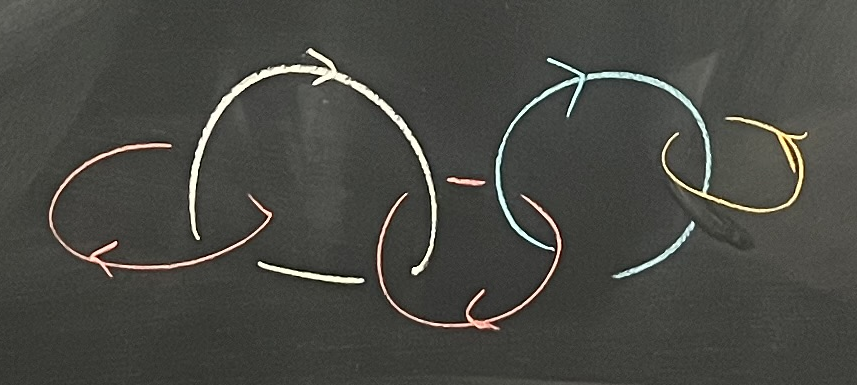
#> input picture examples/blackboard/colored-chain.png, 857 x 385 px; its folder holds only this picture in this run
$ python -i chalk_foreground.py   (imports and definitions only)
#> lines starting #> are read from the running program, lines starting #| are printed output that depends on the picture; after the words box and inside, x2 and y2 are one past the last pixel; in counts of white or black regions, pixels touching at a corner belong together
### recognizer/board_photo.py
"""Classical board-photo recognition from pixels, with explicit uncertainty.

No source identities or reference encodings enter this module. Alternate
contrast extractions are hypotheses, not instructions to erase arbitrary ink.
Every successful photo reconstruction requires review of the inferred gaps.
"""
from copy import deepcopy
import hashlib
import time

import cv2
import numpy as np
from scipy import ndimage

from .diagram import pd_code, validate
from .geometry import assemble, beautify
from .knotfolio_backend import extract, _outward_tangent
from .recognition_runtime import current


MODES = ('auto', 'off', 'board', 'light', 'dark')


def looks_photographic(rgb):
    """Conservative routing hint; forced board modes bypass this heuristic."""
    small = cv2.resize(rgb, (160, 160), interpolation=cv2.INTER_AREA)
    gray = cv2.cvtColor(small, cv2.COLOR_RGB2GRAY)
    middle = float(np.median(gray))
    # Flat white/black digital canvases stay on the original route. Board
    # photographs have a predominantly midtone, varying background.
    midtone = float(np.mean((gray > 20) & (gray < 240)))
    low, high = np.percentile(gray, [20, 80])
    detected = 25 < middle < 235 and midtone > .75 and high-low > 3
    return bool(detected), dict(background_median=middle, midtone_fraction=midtone)


class BoardContrast:
    def __init__(self, rgb, mode='board'):
        self.original_shape = rgb.shape
        self.scale = min(1., 1600/max(rgb.shape[:2]))
        if self.scale < 1:
            rgb = cv2.resize(rgb, (round(rgb.shape[1]*self.scale), round(rgb.shape[0]*self.scale)),
                             interpolation=cv2.INTER_AREA)
        self.rgb = rgb
        self.smooth = cv2.GaussianBlur(rgb, (0, 0), .7).astype(np.float32)
        self.radius = max(7, round(min(rgb.shape[:2])*.025))
        kernel = cv2.getStructuringElement(cv2.MORPH_ELLIPSE, (2*self.radius+1,)*2)
        lower = cv2.morphologyEx(self.smooth, cv2.MORPH_OPEN, kernel)
        upper = cv2.morphologyEx(self.smooth, cv2.MORPH_CLOSE, kernel)
        bright, dark = (self.smooth-lower).max(2), (upper-self.smooth).max(2)
        inferred = 'light' if np.percentile(dark, 99.5) > np.percentile(bright, 99.5) else 'dark'
        # Sparse chalk can occupy less than .5% of a full camera image. Broad
        # erased/shadowed edges can then win that percentile despite a dark
        # board with clear bright strokes. Use the background as a prior only
        # when the brighter, sparser tail provides comparable ink evidence.
        # Clearly dark ink on a dim whiteboard still wins; forced modes below
        # remain authoritative.
        bright_tail, dark_tail = np.percentile(bright, 99.8), np.percentile(dark, 99.8)
        if (np.median(self.smooth[::8, ::8]) < 115 and bright_tail > 25
                and bright_tail >= dark_tail/1.5):
            inferred = 'dark'
        self.polarity = mode if mode in ('light', 'dark') else inferred
        self.morph = dark if self.polarity == 'light' else bright
        background = cv2.GaussianBlur(self.smooth, (0, 0), self.radius)
        self.residual = background-self.smooth if self.polarity == 'light' else self.smooth-background
        self.mean = self.residual.max(2)
        # A separately estimated color field distinguishes colored marker ink
        # from neutral eraser residue without assuming blue/red/green ink.
        color_background = cv2.GaussianBlur(self.smooth, (0, 0), max(10, min(rgb.shape[:2])*.03))
        self.color_residual = (color_background-self.smooth if self.polarity == 'light'
                               else self.smooth-color_background)
        self.chalk = None
        if self.polarity == 'dark':
            from .chalk_foreground import ChalkEvidence
            self.chalk = ChalkEvidence(self.smooth, self.mean, self.radius)

    # [448 lines left out: functions _seeded, candidates, prepared_board_contrast, _trim_to_plane, repair_overdrawn_seam, recognize_board, not called in this run]

### recognizer/chalk_foreground.py
"""Local stroke evidence for chalk, shared by tracing and label review.

Broad eraser smears and illumination changes are not chalk strokes.  Measure
contrast at the observed stroke scale as well as at the background scale;
never fill gaps or infer a strand from the rejected pixels.
"""
import cv2
import numpy as np


class ChalkEvidence:
    # [70 lines left out: functions __init__, filter, photographic_chalk, not called in this run]

>>> import cv2
>>> picture = cv2.imread('../examples/blackboard/colored-chain.png')
#> picture is the input picture: shape (385, 857, 3); mean B, G, R 68.1, 73.5, 73
>>> result = photographic_chalk(picture)
#> in looks_photographic, `small = cv2.resize(rgb, (160, 160), interpolation=cv2.INTER_AREA)`:
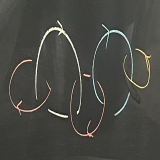
#> small: shape (160, 160, 3); mean B, G, R 68.1, 73.5, 73
#> in looks_photographic, `middle = float(np.median(gray))`: middle = 66
#> in looks_photographic, `midtone = float(np.mean((gray > 20) & (gray < 240)))`: midtone = 0.996
#> in looks_photographic, `low, high = np.percentile(gray, [20, 80])`: low = 60; high = 75
#> in looks_photographic, `detected = 25 < middle < 235 and midtone > .75 and high-low > 3`: detected = True
#> in __init__, `self.original_shape = rgb.shape`: self.original_shape = (385, 857, 3)
#> in __init__, `inferred = 'light' if np.percentile(dark, 99.5) > np.percentile(bright..`: inferred = 'dark'
#> in __init__, `bright_tail, dark_tail = np.percentile(bright, 99.8), np.percentile(da..`: bright_tail = 213; dark_tail = 167
#> in __init__, `self.residual = background-self.smooth if self.polarity == 'light' els..`:
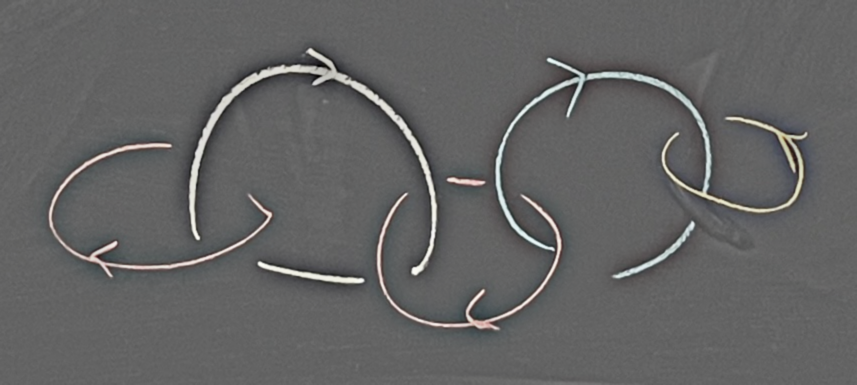
#> self.residual: shape (385, 857, 3) float32; mean B, G, R 0, 0, 0; drawn with min black and max white
#> in __init__, `peak = float(np.percentile(contrast, 99.8))`: peak = 160.2
#> in __init__, `core = (contrast > max(25., peak * .55)).astype(np.uint8)`:
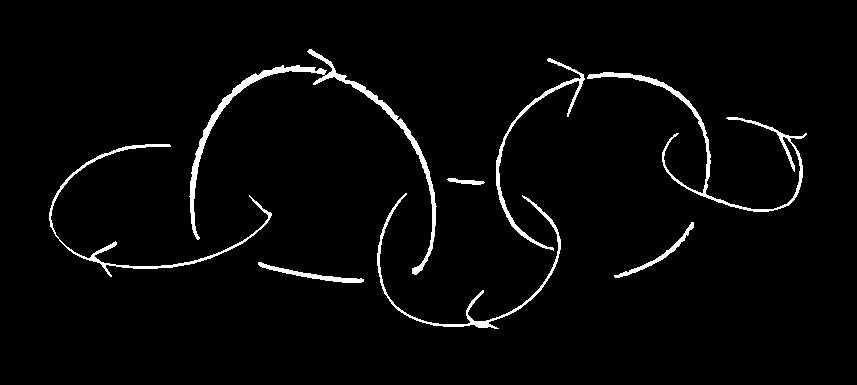
#> core: shape (385, 857); values 0 (black) and 1 (white), 2.9% white; 8 white regions, largest, box (x1, y1, x2, y2) and area: (189, 49, 437, 275) 2896, (587, 72, 807, 212) 1901, (49, 144, 272, 277) 1327
#> in __init__, `maxima = (distance >= cv2.dilate(distance, np.ones((3, 3), np.uint8)))..`: maxima: shape (385, 857) bool; 0.54% white in thin lines or dots, all inside (x1, y1, x2, y2) = (50, 51, 806, 328)
#> in __init__, `widths = distance[maxima]`: widths = 1784 values, max 4.2 at index 124, min 1.4 at index 26, mean 2.03
#> in __init__, `self.width = float(np.clip(2 * np.median(widths) if widths.size else 3..`: self.width = 4
#> in __init__, `quiet = contrast < max(12., peak*.15)`:
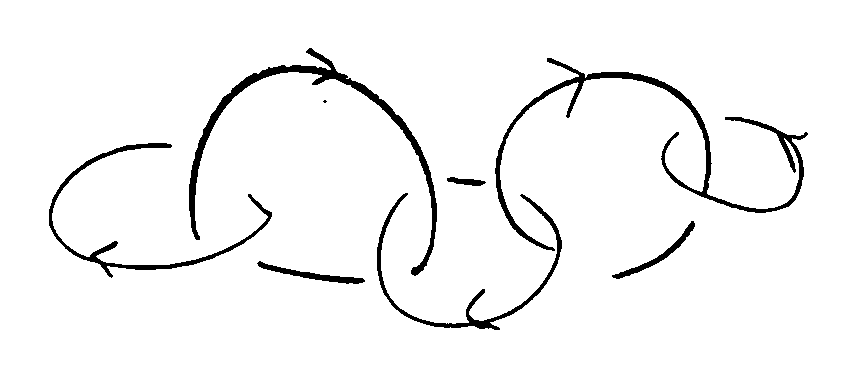
#> quiet: shape (385, 857) bool; 96.1% white; 8 black regions (1 under 20 px), largest, box (x1, y1, x2, y2) and area: (495, 58, 808, 251) 4121, (189, 48, 437, 276) 3639, (49, 143, 272, 278) 1991
#> in __init__, `noise = float(np.median(np.abs(residual[quiet]))) if quiet.any() else 1.`: noise = 0.747
#> in __init__, `support = (ridge > max(5., 4.*noise)) & (ridge > .18*contrast)`: support: shape (385, 857) bool; 5.3% white; 1415 white regions (1389 under 20 px), largest, box (x1, y1, x2, y2) and area: (495, 58, 808, 251) 3997, (189, 48, 437, 276) 3475, (49, 143, 272, 278) 1907
#> in __init__, `pad = max(1, round(self.width*.5))`: pad = 2
#> in __init__, `kernel = cv2.getStructuringElement(cv2.MORPH_ELLIPSE, (2*pad+1,)*2)`: kernel = [[0, 0, 1, 0, 0], [1, 1, 1, 1, 1], [1, 1, 1, 1, 1], [1, 1, 1, 1, 1], [0, 0, 1, 0, 0]]
#> in __init__, `self.support = cv2.dilate(support.astype(np.uint8), kernel).astype(bool)`:
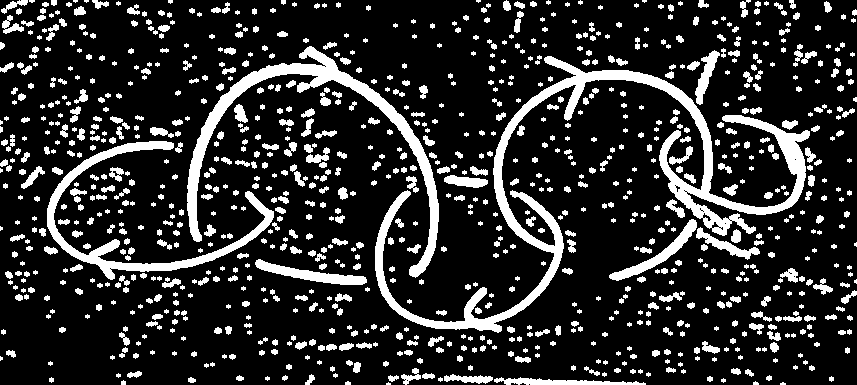
#> self.support: shape (385, 857) bool; 17.7% white; 1022 white regions (379 under 20 px), largest, box (x1, y1, x2, y2) and area: (375, 56, 810, 333) 12425, (187, 46, 439, 278) 6035, (47, 141, 274, 280) 3883
#> in photographic_chalk, `peak = float(np.percentile(contrast.mean, 99.8))`: peak = 160.2
#> in photographic_chalk, `weak, strong = max(12., peak*.275), max(25., peak*.55)`: weak = 44.05; strong = 88.1
#> in filter, `n, labels, stats, _ = cv2.connectedComponentsWithStats(mask.astype(np...`:
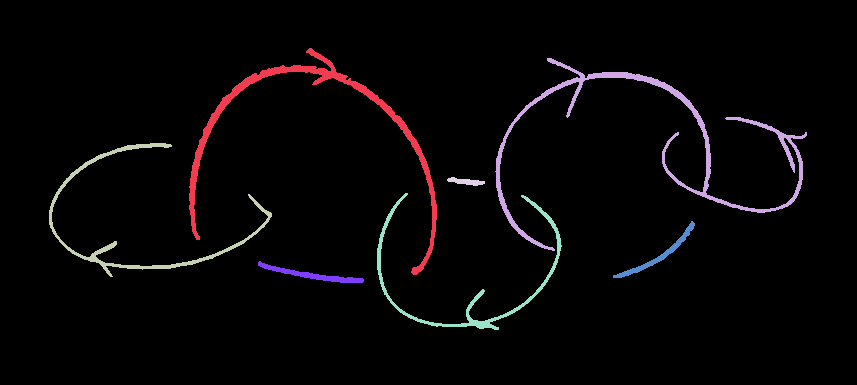
#> labels: shape (385, 857) int32; 8 distinct labels, from 0 to 7; one colour per label, 0 black
#> in filter, `n, labels, stats, _ = cv2.connectedComponentsWithStats(mask.astype(np...`: n = 8; stats = [[0, 0, 857, 385, 318123], [189, 48, 248, 227, 3404], [495, 58, 312, 193, 3753], [49, 143, 223, 134, 1768], [447, 177, 38, 9, 185], [377, 193, 185, 137, 1638], [613, 221, 82, 57, 515], [258, 261, 106, 22, 559]]
#> in filter, `cores = np.bincount(labels[seed & mask], minlength=n)`: cores = [0, 2896, 2990, 1327, 142, 1276, 406, 484]
#> in filter, `sharp = np.bincount(labels[self.support & mask], minlength=n)`: sharp = [0, 3404, 3753, 1768, 185, 1638, 515, 559]
#> in filter, `area = stats[:, cv2.CC_STAT_AREA]`: area = [318123, 3404, 3753, 1768, 185, 1638, 515, 559]
#> in filter, `allowed = ((sharp >= .65*area) & ((cores >= np.maximum(3., .08*area)) ..`: allowed = [False, True, True, True, True, True, True, True]
#> in filter, `return allowed[labels]`: returned value: shape (385, 857) bool; 3.6% white; 7 white regions, largest, box (x1, y1, x2, y2) and area: (495, 58, 807, 251) 3753, (189, 48, 437, 275) 3404, (49, 143, 272, 277) 1768
#> in photographic_chalk, `n, labels, stats, _ = cv2.connectedComponentsWithStats(mask.astype(np...`: n = 8
#> in photographic_chalk, `allowed = stats[:, cv2.CC_STAT_AREA] >= max(3., .35*contrast.chalk.wid..`: allowed = [True, True, True, True, True, True, True, True]
#> in photographic_chalk, `fringe = cv2.dilate(mask.astype(np.uint8), np.ones((3, 3), np.uint8))...`: fringe: shape (385, 857) bool; 5.6% white; 6 white regions, box (x1, y1, x2, y2) and area: (376, 57, 808, 331) 8828, (188, 47, 438, 276) 4867, (48, 142, 273, 278) 3007, (257, 260, 365, 284) 821, (612, 220, 696, 279) 797, (446, 176, 486, 187) 283
#> in photographic_chalk, `fringe &= contrast.mean > max(5., weak*.4)`:
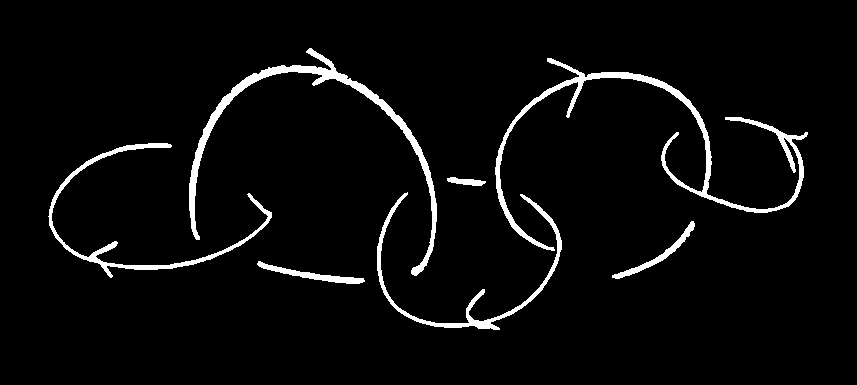
#> fringe: shape (385, 857) bool; 4% white; 7 white regions, largest, box (x1, y1, x2, y2) and area: (495, 58, 808, 251) 4245, (189, 48, 437, 276) 3704, (48, 143, 272, 278) 2061
